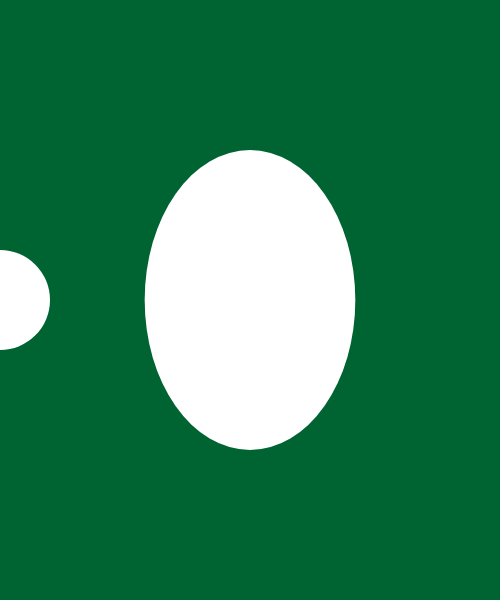
Frame 1 (no input)
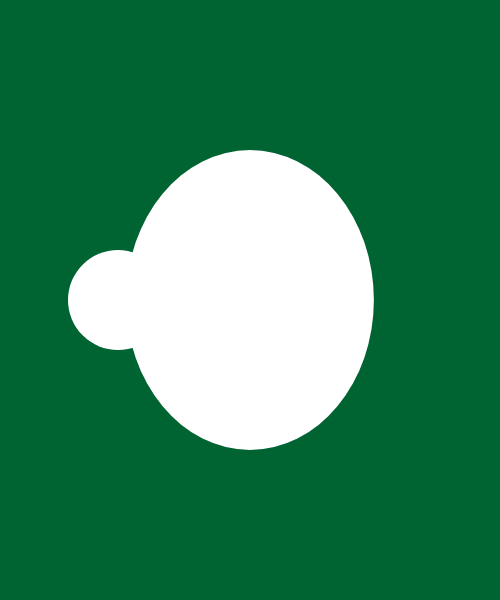
Frame 60 (no input)
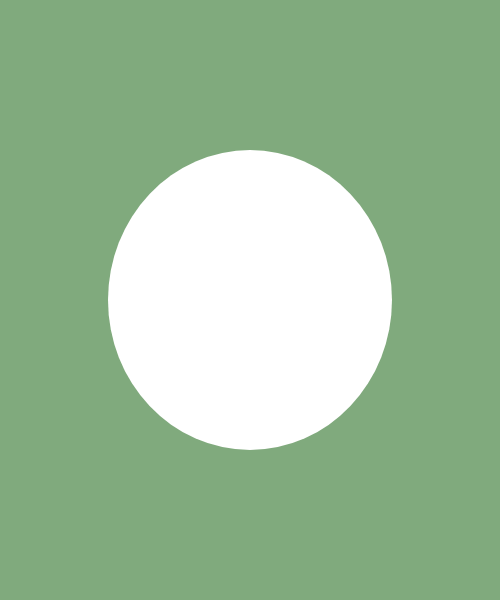
Frame 120 (the mouse pressed at the canvas centre since frame 60)

The p5.js sketch that drew these frames (run headless with seeded random() and noise() and a simulated clock; from frame 60 on, the mouse is pressed at the canvas centre):

// p5.js sketch
// ── sketch.js
var X = 0;
var Y = 0;
var Size = 100;

function setup()
{
    createCanvas( 500, 600 );
    X =0;
    Y = height / 2;
}

/*
mouseX,mouseY, width,height, PI, 
*/

function draw()
{

    background( map( mouseX, 0, width, 0, 255 ),
        map( mouseX, width, 0, 240, 100, true ),
        map( mouseY, 0, height, 50, 200 )
    );

    text( map( mouseX, width, 0, 240, 100, true ), 250, 300 );

    noStroke();
    circle( X, Y, Size )
    X = X + 2
    // Y += 1.5; // Y = Y + 1.5

    X = X % width;

    var elapsed_time = millis() / 1000;
    var ellipse_width = map(sin(elapsed_time/5), -1, 1, 20, 400)

    ellipse(width/2, height/2, ellipse_width, 300);
}
